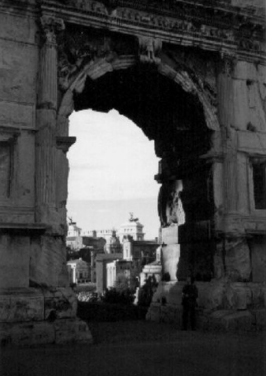
#> input picture misc/arch.png, 266 x 376 px, found by its file name
$ python task9.11.py
#> lines starting #> are read from the running program, lines starting #| are printed output that depends on the picture
import skimage.data as data
import skimage.filters as fl
import matplotlib.pyplot as plt
import numpy as np
from skimage import feature
import skimage.io as io
from skimage.color import rgb2gray

def zero_cross_detection(image):
    z_c_image = np.zeros(image.shape)

    for i in range(0,image.shape[0]-1):
        for j in range(0,image.shape[1]-1):
            if image[i][j]>0:
                if image[i+1][j] < 0 or image[i+1][j+1] < 0 or image[i][j+1] < 0:
                    z_c_image[i,j] = 1
            elif image[i][j] < 0:
                if image[i+1][j] > 0 or image[i+1][j+1] > 0 or image[i][j+1] > 0:
                    z_c_image[i,j] = 1
    return z_c_image

f = io.imread('C://Users//kamel//Music//misc//arch.png')[:,:,:3]
#> f: shape (376, 266, 3); min 0, max 244, mean 63.3
f=rgb2gray(f)
#> f: shape (376, 266) float64

edge_p=fl.roberts(f)
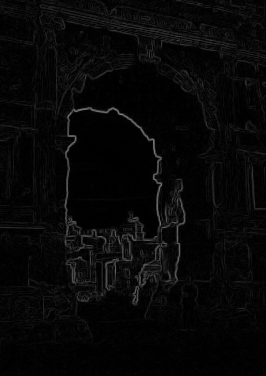
#> edge_p: shape (376, 266) float64; min 0, max 0.504, mean 0.0315

plt.subplot(3,3,1)
plt.title('Original image')
plt.imshow(f,cmap='gray')

plt.subplot(3,3,2)
plt.title('Filtered image with Roberts operator')
plt.imshow(edge_p,cmap='gray')

edge_p=fl.prewitt(f)

plt.subplot(3,3,3)
plt.title('Image filtered with Prewitt operator')
plt.imshow(edge_p,cmap='gray')

edge_p=fl.sobel(f)

plt.subplot(3,3,4)
plt.title('Image filtered with Sobel operator')
plt.imshow(edge_p,cmap='gray')

edge_p=fl.laplace(f)
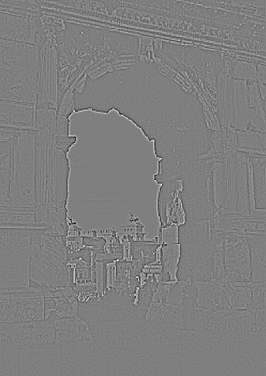
#> edge_p: shape (376, 266) float64; min -0.851, max 0.855, mean 1.72e-18; drawn with min black and max white

plt.subplot(3,3,5)
plt.title('Image filtered with Laplacian operator')
plt.imshow(edge_p,cmap='gray')

edge_p=zero_cross_detection(f)
#> after the loop in zero_cross_detection, `for i in range(0,image.shape[0]-1):`: z_c_image: shape (376, 266) float64; every value is 0

plt.subplot(3,3,6)
plt.title('Image filtered with Zero-crossing operator')
plt.imshow(edge_p,cmap='gray')

edge_p=feature.canny(f)
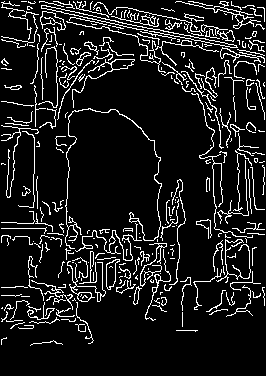
#> edge_p: shape (376, 266) bool; 10.8% white in thin lines or dots

plt.subplot(3,3,7)
plt.title('Image filtered with Canny operator')
plt.imshow(edge_p,cmap='gray')

plt.show()
